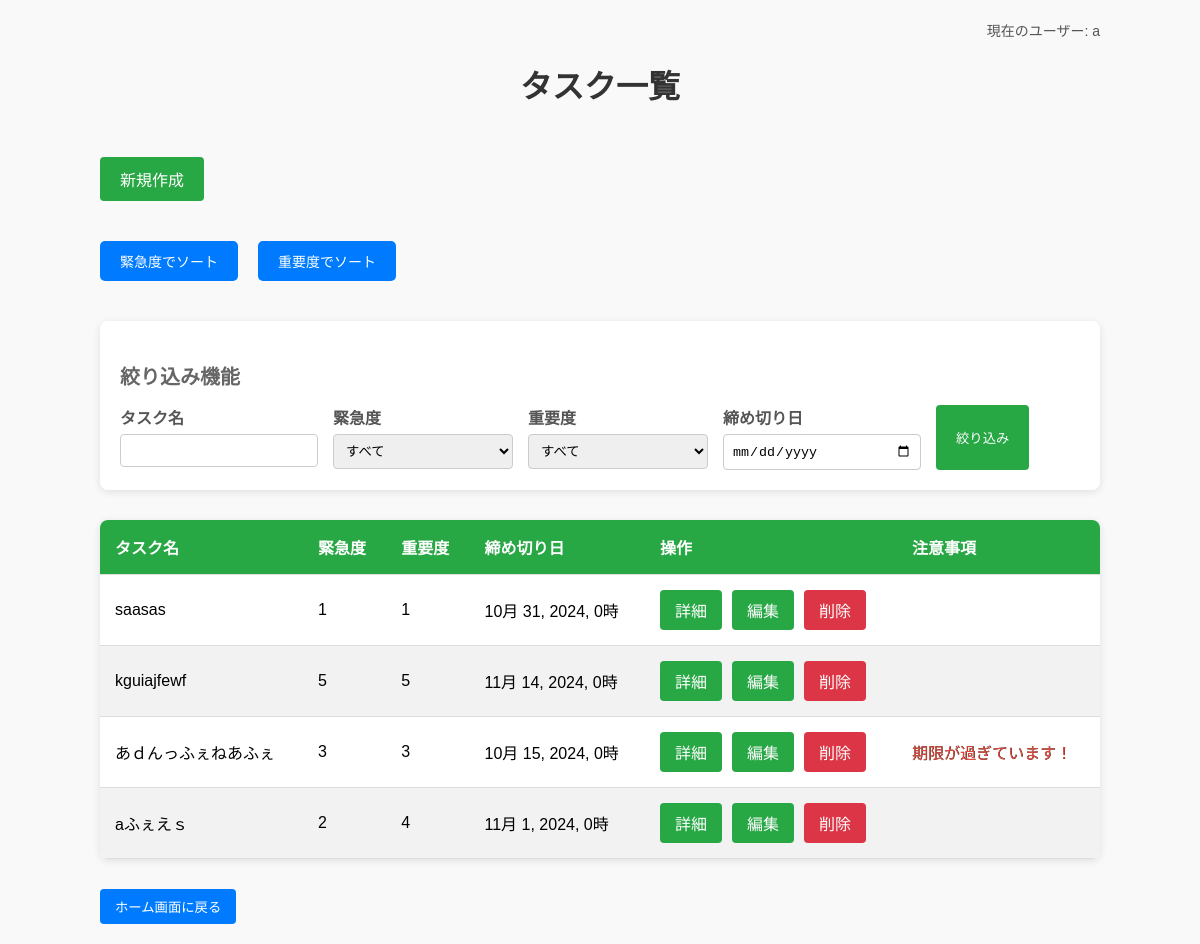
Page /accounts/todo_list/ (signed in) on the earlier database version.
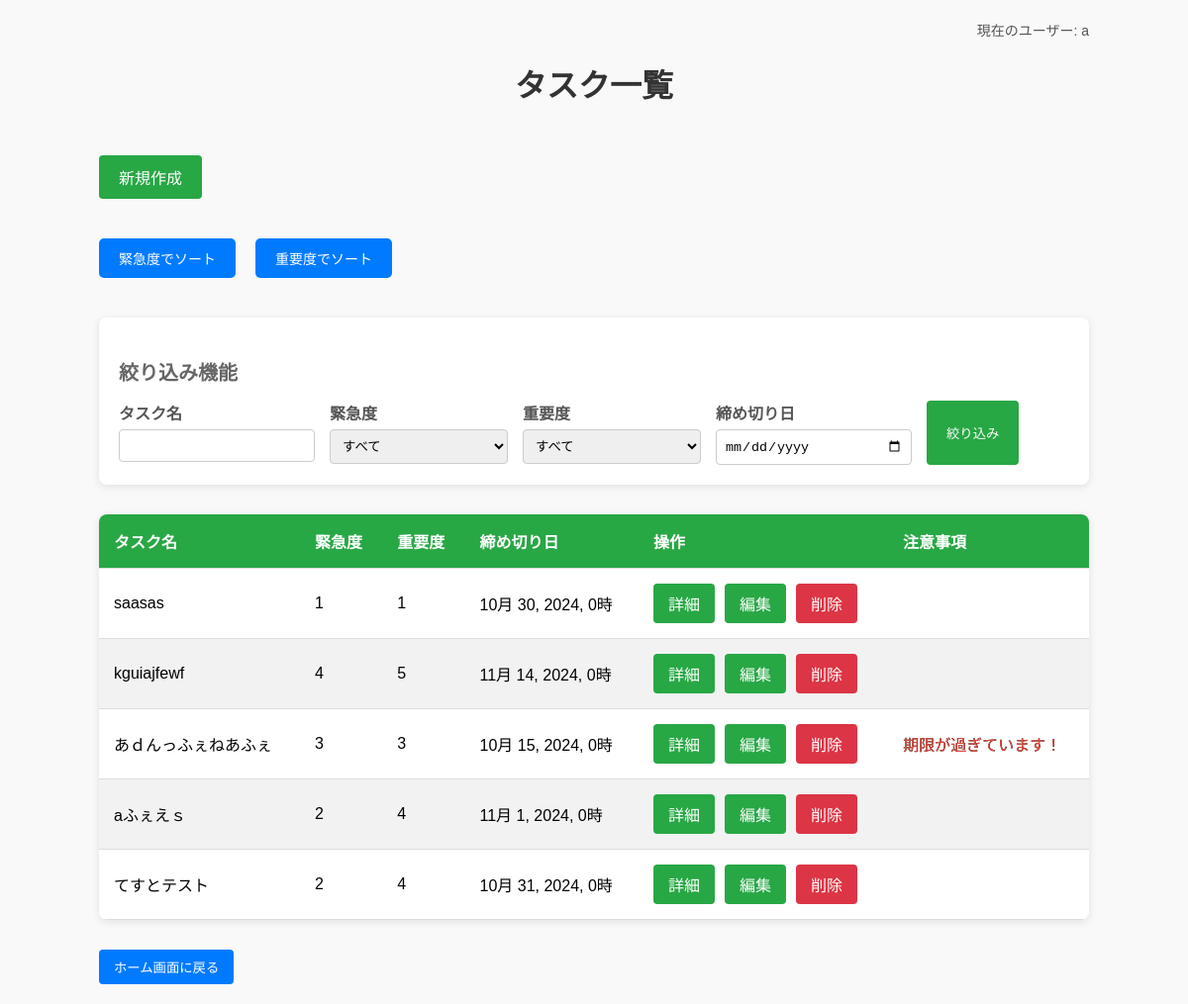
Same page on the later database version.
### accounts/models.py (models this page shows, shortened)
class Todo(models.Model):
    title = models.CharField("タスク名", max_length=30)
    description = models.TextField("詳細", blank=True)
    deadline = models.DateTimeField("締切")
    urgency = models.IntegerField('緊急度', choices=[(i, i) for i in range(1, 6)], default=3)
    importance = models.IntegerField('重要度', choices=[(i, i) for i in range(1, 6)], default=3)
    user = models.ForeignKey(Users, on_delete=models.CASCADE)
    def is_past_due(self):
        return self.deadline < timezone.now()
    def is_approaching_deadline(self):
        return timezone.now() > self.deadline - timezone.timedelta(days=3)

### accounts/views.py (the view, shortened to what this page needs)
# urls.py: path("todo_list/", TodoList.as_view(), name="list"),
class TodoList(LoginRequiredMixin, ListView):
    template_name = 'todo_list.html'
    model = Todo
    context_object_name = "tasks"
    login_url = '/accounts/user_login/'
    def get_queryset(self):
        queryset = Todo.objects.filter(user=self.request.user)
        sort = self.request.GET.get('sort', None)
        if sort == 'urgency':
            queryset = queryset.order_by('-urgency')
        elif sort == 'importance':
            queryset = queryset.order_by('-importance')
        urgency_filter = self.request.GET.get('urgency', None)
        if urgency_filter:
            queryset = queryset.filter(urgency=urgency_filter)
        importance_filter = self.request.GET.get('importance', None)
        if importance_filter:
            queryset = queryset.filter(importance=importance_filter)
        title_filter = self.request.GET.get('title', None)
        if title_filter:
            queryset = queryset.filter(title__icontains=title_filter)
        return queryset
    def get_context_data(self, **kwargs):
        context = super().get_context_data(**kwargs)
        context['current_time'] = timezone.now()
        return context

### templates/todo_list.html (shortened to what this page needs)
<!DOCTYPE html>
<html lang="ja">
<head>
</head>
<body>
    <div class="container">
        <div class="user-info">
            {% if request.user.is_authenticated %}
                現在のユーザー: {{ request.user.username }}
            {% else %}
                ログインしていません。
            {% endif %}
        </div>
        <h1>タスク一覧</h1>
        <a href="{% url 'accounts:create' %}" class="create-btn">新規作成</a>
        <div class="sort-buttons">
            <a href="javascript:void(0);" onclick="sortTable('urgency')">緊急度でソート</a>
            <a href="javascript:void(0);" onclick="sortTable('importance')">重要度でソート</a>
        </div>
        <div class="filter-section">
            <h3>絞り込み機能</h3>
            <form id="filter-form">
                <div>
                    <label for="title">タスク名</label>
                    <input type="text" name="title" id="title">
                </div>
                <div>
                    <label for="urgency">緊急度</label>
                    <select name="urgency" id="urgency">
                        <option value="">すべて</option>
                    </select>
                </div>
                <div>
                    <label for="importance">重要度</label>
                    <select name="importance" id="importance">
                        <option value="">すべて</option>
                    </select>
                </div>
                <div>
                    <label for="deadline">締め切り日</label>
                    <input type="date" id="deadline" name="deadline">
                </div>
                <button type="button" onclick="filterTasks()">絞り込み</button>
            </form>
        </div>
        <table class="task-table" id="task-table">
            <thead>
                <tr>
                    <th>タスク名</th>
                    <th>緊急度</th>
                    <th>重要度</th>
                    <th>締め切り日</th>
                    <th class="actions">操作</th>
                    <th>注意事項</th>
                </tr>
            </thead>
            <tbody>
                {% for task in tasks %}
                <tr>
                    <td>{{ task.title }}</td>
                    <td>{{ task.urgency }}</td>
                    <td>{{ task.importance }}</td>
                    <td>{{ task.deadline }}</td>
                    <td class="actions">
                        <div class="btn-group">
                            <a href="{% url 'accounts:detail' task.pk %}" class="detail-btn">詳細</a>
                            <a href="{% url 'accounts:update' task.pk %}" class="update-btn">編集</a>
                            <a href="{% url 'accounts:delete' task.pk %}" class="delete-btn">削除</a>
                        </div>
                    </td>
                    <td>
                        {% if task.is_past_due %}
                            <span style="color: #e74c3c ;text-shadow: 0.2px 0.2px 0.5px black;">期限が過ぎています！</span>
                        {% elif task.is_approaching_deadline %}
                            <span class="approaching-deadline" style="color: #ffd700; text-shadow: 0.5px 0.5px 1px black;">締め切りまで3日以内です！</span>
                        {% endif %}
                    </td>
                </tr>
                {% empty %}
                <tr>
                    <td colspan="5" class="no-tasks">タスクがありません</td>
                </tr>
                {% endfor %}
            </tbody>
        </table>
        <form action="{% url 'accounts:home' %}" method="GET">
            <button type="submit" class="back-btn">ホーム画面に戻る</button>
        </form>
    </div>
</body>
</html>

Differences in the rows shown:
changed Todo "saasas": deadline "10月 31, 2024, 0時" → "10月 30, 2024, 0時"
changed Todo "kguiajfewf": urgency "5" → "4"
added Todo: title "てすとテスト", urgency "2", importance "4", deadline "10月 31, 2024, 0時"
